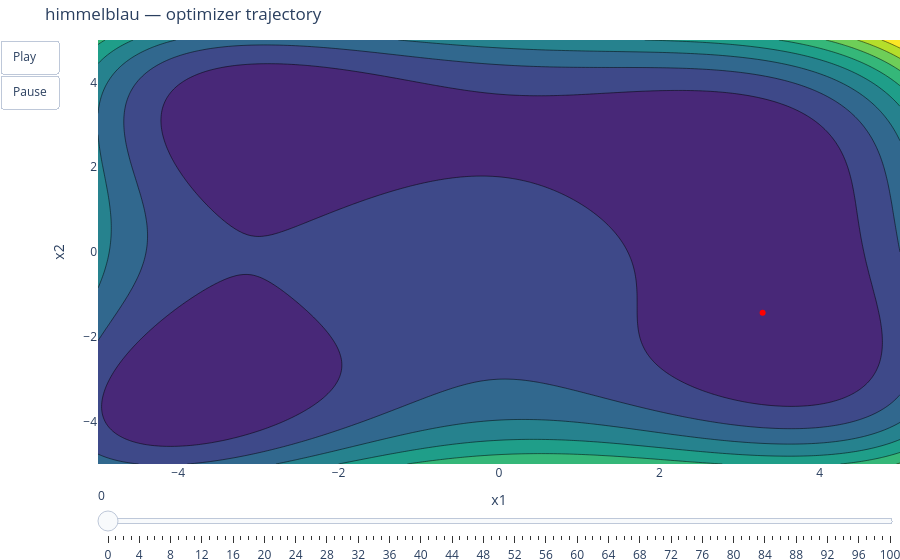

The cell this chart's notebook holds for it:
### Code cell
plot_contour_with_trajectory(L.himmelblau, result).show()

### Figure 1 — Plotly figure (JSON) as saved in the notebook; plotly's stock layout.template omitted (floating-point values rounded to 4 significant figures; data arrays with more than 128 entries replaced by an {"elided": "..."} marker saying what was removed)
{"data": [{"colorscale": [[0, "#440154"], [0.1111, "#482878"], [0.2222, "#3e4989"], [0.3333, "#31688e"], [0.4444, "#26828e"], [0.5556, "#1f9e89"], [0.6667, "#35b779"], [0.7778, "#6ece58"], [0.8889, "#b5de2b"], [1, "#fde725"]], "showscale": false, "type": "contour", "x": {"elided": "200 float values"}, "y": {"elided": "200 float values"}, "z": {"elided": "200x200 float values"}}, {"line": {"color": "red"}, "marker": {"color": "red", "size": 6}, "mode": "lines+markers", "type": "scatter", "x": [3.287], "y": [-1.432]}], "layout": {"margin": {"b": 0, "l": 0, "r": 0, "t": 40}, "sliders": [{"steps": [{"args": [["0"], {"frame": {"duration": 0, "redraw": true}, "mode": "immediate"}], "label": "0", "method": "animate"}, {"args": [["1"], {"frame": {"duration": 0, "redraw": true}, "mode": "immediate"}], "label": "1", "method": "animate"}, {"args": [["2"], {"frame": {"duration": 0, "redraw": true}, "mode": "immediate"}], "label": "2", "method": "animate"}, {"args": [["3"], {"frame": {"duration": 0, "redraw": true}, "mode": "immediate"}], "label": "3", "method": "animate"}, {"args": [["4"], {"frame": {"duration": 0, "redraw": true}, "mode": "immediate"}], "label": "4", "method": "animate"}, {"args": [["5"], {"frame": {"duration": 0, "redraw": true}, "mode": "immediate"}], "label": "5", "method": "animate"}, {"args": [["6"], {"frame": {"duration": 0, "redraw": true}, "mode": "immediate"}], "label": "6", "method": "animate"}, {"args": [["7"], {"frame": {"duration": 0, "redraw": true}, "mode": "immediate"}], "label": "7", "method": "animate"}, {"args": [["8"], {"frame": {"duration": 0, "redraw": true}, "mode": "immediate"}], "label": "8", "method": "animate"}, {"args": [["9"], {"frame": {"duration": 0, "redraw": true}, "mode": "immediate"}], "label": "9", "method": "animate"}, {"args": [["10"], {"frame": {"duration": 0, "redraw": true}, "mode": "immediate"}], "label": "10", "method": "animate"}, {"args": [["11"], {"frame": {"duration": 0, "redraw": true}, "mode": "immediate"}], "label": "11", "method": "animate"}, {"args": [["12"], {"frame": {"duration": 0, "redraw": true}, "mode": "immediate"}], "label": "12", "method": "animate"}, {"args": [["13"], {"frame": {"duration": 0, "redraw": true}, "mode": "immediate"}], "label": "13", "method": "animate"}, {"args": [["14"], {"frame": {"duration": 0, "redraw": true}, "mode": "immediate"}], "label": "14", "method": "animate"}, {"args": [["15"], {"frame": {"duration": 0, "redraw": true}, "mode": "immediate"}], "label": "15", "method": "animate"}, {"args": [["16"], {"frame": {"duration": 0, "redraw": true}, "mode": "immediate"}], "label": "16", "method": "animate"}, {"args": [["17"], {"frame": {"duration": 0, "redraw": true}, "mode": "immediate"}], "label": "17", "method": "animate"}, {"args": [["18"], {"frame": {"duration": 0, "redraw": true}, "mode": "immediate"}], "label": "18", "method": "animate"}, {"args": [["19"], {"frame": {"duration": 0, "redraw": true}, "mode": "immediate"}], "label": "19", "method": "animate"}, {"args": [["20"], {"frame": {"duration": 0, "redraw": true}, "mode": "immediate"}], "label": "20", "method": "animate"}, {"args": [["21"], {"frame": {"duration": 0, "redraw": true}, "mode": "immediate"}], "label": "21", "method": "animate"}, {"args": [["22"], {"frame": {"duration": 0, "redraw": true}, "mode": "immediate"}], "label": "22", "method": "animate"}, {"args": [["23"], {"frame": {"duration": 0, "redraw": true}, "mode": "immediate"}], "label": "23", "method": "animate"}, {"args": [["24"], {"frame": {"duration": 0, "redraw": true}, "mode": "immediate"}], "label": "24", "method": "animate"}, {"args": [["25"], {"frame": {"duration": 0, "redraw": true}, "mode": "immediate"}], "label": "25", "method": "animate"}, {"args": [["26"], {"frame": {"duration": 0, "redraw": true}, "mode": "immediate"}], "label": "26", "method": "animate"}, {"args": [["27"], {"frame": {"duration": 0, "redraw": true}, "mode": "immediate"}], "label": "27", "method": "animate"}, {"args": [["28"], {"frame": {"duration": 0, "redraw": true}, "mode": "immediate"}], "label": "28", "method": "animate"}, {"args": [["29"], {"frame": {"duration": 0, "redraw": true}, "mode": "immediate"}], "label": "29", "method": "animate"}, {"args": [["30"], {"frame": {"duration": 0, "redraw": true}, "mode": "immediate"}], "label": "30", "method": "animate"}, {"args": [["31"], {"frame": {"duration": 0, "redraw": true}, "mode": "immediate"}], "label": "31", "method": "animate"}, {"args": [["32"], {"frame": {"duration": 0, "redraw": true}, "mode": "immediate"}], "label": "32", "method": "animate"}, {"args": [["33"], {"frame": {"duration": 0, "redraw": true}, "mode": "immediate"}], "label": "33", "method": "animate"}, {"args": [["34"], {"frame": {"duration": 0, "redraw": true}, "mode": "immediate"}], "label": "34", "method": "animate"}, {"args": [["35"], {"frame": {"duration": 0, "redraw": true}, "mode": "immediate"}], "label": "35", "method": "animate"}, {"args": [["36"], {"frame": {"duration": 0, "redraw": true}, "mode": "immediate"}], "label": "36", "method": "animate"}, {"args": [["37"], {"frame": {"duration": 0, "redraw": true}, "mode": "immediate"}], "label": "37", "method": "animate"}, {"args": [["38"], {"frame": {"duration": 0, "redraw": true}, "mode": "immediate"}], "label": "38", "method": "animate"}, {"args": [["39"], {"frame": {"duration": 0, "redraw": true}, "mode": "immediate"}], "label": "39", "method": "animate"}, {"args": [["40"], {"frame": {"duration": 0, "redraw": true}, "mode": "immediate"}], "label": "40", "method": "animate"}, {"args": [["41"], {"frame": {"duration": 0, "redraw": true}, "mode": "immediate"}], "label": "41", "method": "animate"}, {"args": [["42"], {"frame": {"duration": 0, "redraw": true}, "mode": "immediate"}], "label": "42", "method": "animate"}, {"args": [["43"], {"frame": {"duration": 0, "redraw": true}, "mode": "immediate"}], "label": "43", "method": "animate"}, {"args": [["44"], {"frame": {"duration": 0, "redraw": true}, "mode": "immediate"}], "label": "44", "method": "animate"}, {"args": [["45"], {"frame": {"duration": 0, "redraw": true}, "mode": "immediate"}], "label": "45", "method": "animate"}, {"args": [["46"], {"frame": {"duration": 0, "redraw": true}, "mode": "immediate"}], "label": "46", "method": "animate"}, {"args": [["47"], {"frame": {"duration": 0, "redraw": true}, "mode": "immediate"}], "label": "47", "method": "animate"}, {"args": [["48"], {"frame": {"duration": 0, "redraw": true}, "mode": "immediate"}], "label": "48", "method": "animate"}, {"args": [["49"], {"frame": {"duration": 0, "redraw": true}, "mode": "immediate"}], "label": "49", "method": "animate"}, {"args": [["50"], {"frame": {"duration": 0, "redraw": true}, "mode": "immediate"}], "label": "50", "method": "animate"}, {"args": [["51"], {"frame": {"duration": 0, "redraw": true}, "mode": "immediate"}], "label": "51", "method": "animate"}, {"args": [["52"], {"frame": {"duration": 0, "redraw": true}, "mode": "immediate"}], "label": "52", "method": "animate"}, {"args": [["53"], {"frame": {"duration": 0, "redraw": true}, "mode": "immediate"}], "label": "53", "method": "animate"}, {"args": [["54"], {"frame": {"duration": 0, "redraw": true}, "mode": "immediate"}], "label": "54", "method": "animate"}, {"args": [["55"], {"frame": {"duration": 0, "redraw": true}, "mode": "immediate"}], "label": "55", "method": "animate"}, {"args": [["56"], {"frame": {"duration": 0, "redraw": true}, "mode": "immediate"}], "label": "56", "method": "animate"}, {"args": [["57"], {"frame": {"duration": 0, "redraw": true}, "mode": "immediate"}], "label": "57", "method": "animate"}, {"args": [["58"], {"frame": {"duration": 0, "redraw": true}, "mode": "immediate"}], "label": "58", "method": "animate"}, {"args": [["59"], {"frame": {"duration": 0, "redraw": true}, "mode": "immediate"}], "label": "59", "method": "animate"}, {"args": [["60"], {"frame": {"duration": 0, "redraw": true}, "mode": "immediate"}], "label": "60", "method": "animate"}, {"args": [["61"], {"frame": {"duration": 0, "redraw": true}, "mode": "immediate"}], "label": "61", "method": "animate"}, {"args": [["62"], {"frame": {"duration": 0, "redraw": true}, "mode": "immediate"}], "label": "62", "method": "animate"}, {"args": [["63"], {"frame": {"duration": 0, "redraw": true}, "mode": "immediate"}], "label": "63", "method": "animate"}, {"args": [["64"], {"frame": {"duration": 0, "redraw": true}, "mode": "immediate"}], "label": "64", "method": "animate"}, {"args": [["65"], {"frame": {"duration": 0, "redraw": true}, "mode": "immediate"}], "label": "65", "method": "animate"}, {"args": [["66"], {"frame": {"duration": 0, "redraw": true}, "mode": "immediate"}], "label": "66", "method": "animate"}, {"args": [["67"], {"frame": {"duration": 0, "redraw": true}, "mode": "immediate"}], "label": "67", "method": "animate"}, {"args": [["68"], {"frame": {"duration": 0, "redraw": true}, "mode": "immediate"}], "label": "68", "method": "animate"}, {"args": [["69"], {"frame": {"duration": 0, "redraw": true}, "mode": "immediate"}], "label": "69", "method": "animate"}, {"args": [["70"], {"frame": {"duration": 0, "redraw": true}, "mode": "immediate"}], "label": "70", "method": "animate"}, {"args": [["71"], {"frame": {"duration": 0, "redraw": true}, "mode": "immediate"}], "label": "71", "method": "animate"}, {"args": [["72"], {"frame": {"duration": 0, "redraw": true}, "mode": "immediate"}], "label": "72", "method": "animate"}, {"args": [["73"], {"frame": {"duration": 0, "redraw": true}, "mode": "immediate"}], "label": "73", "method": "animate"}, {"args": [["74"], {"frame": {"duration": 0, "redraw": true}, "mode": "immediate"}], "label": "74", "method": "animate"}, {"args": [["75"], {"frame": {"duration": 0, "redraw": true}, "mode": "immediate"}], "label": "75", "method": "animate"}, {"args": [["76"], {"frame": {"duration": 0, "redraw": true}, "mode": "immediate"}], "label": "76", "method": "animate"}, {"args": [["77"], {"frame": {"duration": 0, "redraw": true}, "mode": "immediate"}], "label": "77", "method": "animate"}, {"args": [["78"], {"frame": {"duration": 0, "redraw": true}, "mode": "immediate"}], "label": "78", "method": "animate"}, {"args": [["79"], {"frame": {"duration": 0, "redraw": true}, "mode": "immediate"}], "label": "79", "method": "animate"}, {"args": [["80"], {"frame": {"duration": 0, "redraw": true}, "mode": "immediate"}], "label": "80", "method": "animate"}, {"args": [["81"], {"frame": {"duration": 0, "redraw": true}, "mode": "immediate"}], "label": "81", "method": "animate"}, {"args": [["82"], {"frame": {"duration": 0, "redraw": true}, "mode": "immediate"}], "label": "82", "method": "animate"}, {"args": [["83"], {"frame": {"duration": 0, "redraw": true}, "mode": "immediate"}], "label": "83", "method": "animate"}, {"args": [["84"], {"frame": {"duration": 0, "redraw": true}, "mode": "immediate"}], "label": "84", "method": "animate"}, {"args": [["85"], {"frame": {"duration": 0, "redraw": true}, "mode": "immediate"}], "label": "85", "method": "animate"}, {"args": [["86"], {"frame": {"duration": 0, "redraw": true}, "mode": "immediate"}], "label": "86", "method": "animate"}, {"args": [["87"], {"frame": {"duration": 0, "redraw": true}, "mode": "immediate"}], "label": "87", "method": "animate"}, {"args": [["88"], {"frame": {"duration": 0, "redraw": true}, "mode": "immediate"}], "label": "88", "method": "animate"}, {"args": [["89"], {"frame": {"duration": 0, "redraw": true}, "mode": "immediate"}], "label": "89", "method": "animate"}, {"args": [["90"], {"frame": {"duration": 0, "redraw": true}, "mode": "immediate"}], "label": "90", "method": "animate"}, {"args": [["91"], {"frame": {"duration": 0, "redraw": true}, "mode": "immediate"}], "label": "91", "method": "animate"}, {"args": [["92"], {"frame": {"duration": 0, "redraw": true}, "mode": "immediate"}], "label": "92", "method": "animate"}, {"args": [["93"], {"frame": {"duration": 0, "redraw": true}, "mode": "immediate"}], "label": "93", "method": "animate"}, {"args": [["94"], {"frame": {"duration": 0, "redraw": true}, "mode": "immediate"}], "label": "94", "method": "animate"}, {"args": [["95"], {"frame": {"duration": 0, "redraw": true}, "mode": "immediate"}], "label": "95", "method": "animate"}, {"args": [["96"], {"frame": {"duration": 0, "redraw": true}, "mode": "immediate"}], "label": "96", "method": "animate"}, {"args": [["97"], {"frame": {"duration": 0, "redraw": true}, "mode": "immediate"}], "label": "97", "method": "animate"}, {"args": [["98"], {"frame": {"duration": 0, "redraw": true}, "mode": "immediate"}], "label": "98", "method": "animate"}, {"args": [["99"], {"frame": {"duration": 0, "redraw": true}, "mode": "immediate"}], "label": "99", "method": "animate"}, {"args": [["100"], {"frame": {"duration": 0, "redraw": true}, "mode": "immediate"}], "label": "100", "method": "animate"}]}], "title": {"text": "himmelblau — optimizer trajectory"}, "updatemenus": [{"buttons": [{"args": [null, {"frame": {"duration": 80, "redraw": true}, "fromcurrent": true}], "label": "Play", "method": "animate"}, {"args": [[null], {"frame": {"duration": 0, "redraw": false}, "mode": "immediate"}], "label": "Pause", "method": "animate"}], "showactive": false, "type": "buttons"}], "xaxis": {"title": {"text": "x1"}}, "yaxis": {"title": {"text": "x2"}}}}
